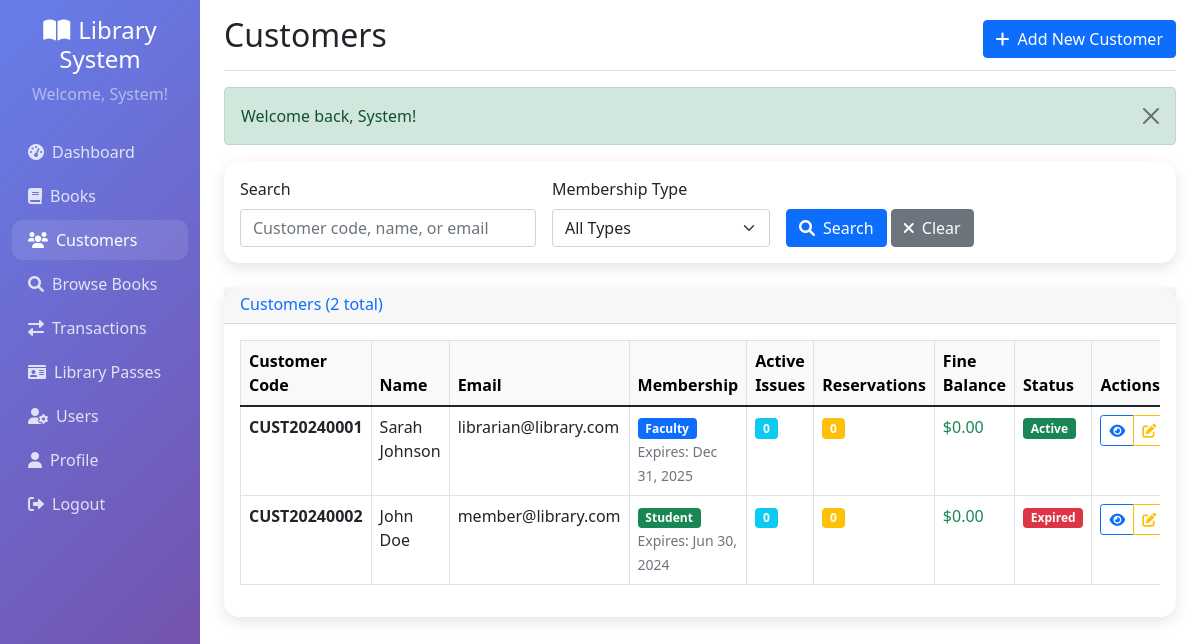
The app's page /customers/index.php (signed in) with its own data.
### tables this page shows
CREATE TABLE customers (
    id INT PRIMARY KEY AUTO_INCREMENT,
    user_id INT,
    customer_code VARCHAR(20) UNIQUE NOT NULL,
    membership_type ENUM('student', 'faculty', 'public') NOT NULL DEFAULT 'public',
    membership_expiry DATE,
    max_books_allowed INT DEFAULT 3,
    fine_balance DECIMAL(10,2) DEFAULT 0.00,
    created_at TIMESTAMP DEFAULT CURRENT_TIMESTAMP,
    updated_at TIMESTAMP DEFAULT CURRENT_TIMESTAMP ON UPDATE CURRENT_TIMESTAMP,
    FOREIGN KEY (user_id) REFERENCES users(id) ON DELETE SET NULL
);

CREATE TABLE users (
    id INT PRIMARY KEY AUTO_INCREMENT,
    username VARCHAR(50) UNIQUE NOT NULL,
    email VARCHAR(100) UNIQUE NOT NULL,
    password VARCHAR(255) NOT NULL,
    role ENUM('admin', 'librarian', 'member') NOT NULL DEFAULT 'member',
    first_name VARCHAR(50) NOT NULL,
    last_name VARCHAR(50) NOT NULL,
    phone VARCHAR(20),
    address TEXT,
    created_at TIMESTAMP DEFAULT CURRENT_TIMESTAMP,
    updated_at TIMESTAMP DEFAULT CURRENT_TIMESTAMP ON UPDATE CURRENT_TIMESTAMP,
    is_active BOOLEAN DEFAULT TRUE
);

### includes/functions.php (called while the page is built, shortened)
<?php
function isAdmin() {
    return isset($_SESSION['role']) && $_SESSION['role'] === 'admin';
}
function getFlashMessage() {
    if (isset($_SESSION['flash'])) {
        $flash = $_SESSION['flash'];
        return $flash;
    }
    return null;
}
function formatDate($date) {
    return date('M d, Y', strtotime($date));
}
?>

### customers/index.php (the view, shortened to what this page needs)
<?php
require_once '../includes/functions.php';
$pdo = getConnection();
$search = isset($_GET['search']) ? sanitizeInput($_GET['search']) : '';
$params = [];
$where_clause = '';
$page = isset($_GET['page']) ? (int)$_GET['page'] : 1;
$per_page = 15;
$offset = ($page - 1) * $per_page;
$count_query = "
    SELECT COUNT(*) as total
    FROM customers c
    LEFT JOIN users u ON c.user_id = u.id
    $where_clause
";
$stmt = $pdo->prepare($count_query);
$stmt->execute($params);
$total_customers = $stmt->fetch()['total'];
$query = "
    SELECT c.*, u.first_name, u.last_name, u.email, u.phone,
           (SELECT COUNT(*) FROM book_issues bi WHERE bi.customer_id = c.id AND bi.status = 'issued') as active_issues,
           (SELECT COUNT(*) FROM reservations r WHERE r.customer_id = c.id AND r.status = 'pending') as active_reservations
    FROM customers c
    LEFT JOIN users u ON c.user_id = u.id
    $where_clause
    ORDER BY c.created_at DESC
    LIMIT $per_page OFFSET $offset
";
$stmt = $pdo->prepare($query);
$stmt->execute($params);
$customers = $stmt->fetchAll();
?>
<!DOCTYPE html>
<html lang="en">
<head>
    <link href="https://cdn.jsdelivr.net/npm/bootstrap@5.1.3/dist/css/bootstrap.min.css" rel="stylesheet">
    <link href="https://cdnjs.cloudflare.com/ajax/libs/font-awesome/6.0.0/css/all.min.css" rel="stylesheet">
</head>
<body>
    <div class="container-fluid">
        <div class="row">
            <nav class="col-md-3 col-lg-2 d-md-block sidebar collapse">
                <div class="position-sticky pt-3">
                    <div class="text-center mb-4">
                        <h4 class="text-white"><i class="fas fa-book-open me-2"></i>Library System</h4>
                        <p class="text-white-50">Welcome, <?php echo $_SESSION['first_name']; ?>!</p>
                    </div>
                    <ul class="nav flex-column">
                        <li class="nav-item">
                            <a class="nav-link" href="../dashboard.php">
                                <i class="fas fa-tachometer-alt me-2"></i>Dashboard
                            </a>
                        </li>
                        <li class="nav-item">
                            <a class="nav-link" href="../books/">
                                <i class="fas fa-book me-2"></i>Books
                            </a>
                        </li>
                        <li class="nav-item">
                            <a class="nav-link active" href="index.php">
                                <i class="fas fa-users me-2"></i>Customers
                            </a>
                        </li>
                        <li class="nav-item">
                            <a class="nav-link" href="../books/browse.php">
                                <i class="fas fa-search me-2"></i>Browse Books
                            </a>
                        </li>
                        <li class="nav-item">
                            <a class="nav-link" href="../transactions/">
                                <i class="fas fa-exchange-alt me-2"></i>Transactions
                            </a>
                        </li>
                        <li class="nav-item">
                            <a class="nav-link" href="../passes/">
                                <i class="fas fa-id-card me-2"></i>Library Passes
                            </a>
                        </li>
                        <?php if (isAdmin()): ?>
                        <li class="nav-item">
                            <a class="nav-link" href="../users/">
                                <i class="fas fa-user-cog me-2"></i>Users
                            </a>
                        </li>
                        <?php endif; ?>
                        <li class="nav-item">
                            <a class="nav-link" href="../profile.php">
                                <i class="fas fa-user me-2"></i>Profile
                            </a>
                        </li>
                        <li class="nav-item">
                            <a class="nav-link" href="../auth/logout.php">
                                <i class="fas fa-sign-out-alt me-2"></i>Logout
                            </a>
                        </li>
                    </ul>
                </div>
            </nav>
            <main class="col-md-9 ms-sm-auto col-lg-10 px-md-4">
                <div class="d-flex justify-content-between flex-wrap flex-md-nowrap align-items-center pt-3 pb-2 mb-3 border-bottom">
                    <h1 class="h2">Customers</h1>
                    <div class="btn-toolbar mb-2 mb-md-0">
                        <a href="add.php" class="btn btn-primary">
                            <i class="fas fa-plus me-2"></i>Add New Customer
                        </a>
                    </div>
                </div>
                <?php
                $flash = getFlashMessage();
                if ($flash):
                ?>
                    <div class="alert alert-<?php echo $flash['type']; ?> alert-dismissible fade show" role="alert">
                        <?php echo $flash['message']; ?>
                        <button type="button" class="btn-close" data-bs-dismiss="alert"></button>
                    </div>
                <?php endif; ?>
                <div class="card mb-4">
                    <div class="card-body">
                        <form method="GET" class="row g-3">
                            <div class="col-md-4">
                                <label for="search" class="form-label">Search</label>
                                <input type="text" class="form-control" id="search" name="search"
                                       value="<?php echo htmlspecialchars($search); ?>"
                                       placeholder="Customer code, name, or email">
                            </div>
                            <div class="col-md-3">
                                <label for="membership_type" class="form-label">Membership Type</label>
                                <select class="form-select" id="membership_type" name="membership_type">
                                    <option value="">All Types</option>
                                </select>
                            </div>
                            <div class="col-md-3">
                                <label class="form-label">&nbsp;</label>
                                <div>
                                    <button type="submit" class="btn btn-primary">
                                        <i class="fas fa-search me-2"></i>Search
                                    </button>
                                    <a href="index.php" class="btn btn-secondary">
                                        <i class="fas fa-times me-2"></i>Clear
                                    </a>
                                </div>
                            </div>
                        </form>
                    </div>
                </div>
                <div class="card">
                    <div class="card-header">
                        <h6 class="m-0 font-weight-bold text-primary">
                            Customers (<?php echo $total_customers; ?> total)
                        </h6>
                    </div>
                    <div class="card-body">
                        <?php if (empty($customers)): ?>
                            <p class="text-muted text-center py-4">No customers found.</p>
                        <?php else: ?>
                            <div class="table-responsive">
                                <table class="table table-bordered table-hover">
                                    <thead class="table-light">
                                        <tr>
                                            <th>Customer Code</th>
                                            <th>Name</th>
                                            <th>Email</th>
                                            <th>Membership</th>
                                            <th>Active Issues</th>
                                            <th>Reservations</th>
                                            <th>Fine Balance</th>
                                            <th>Status</th>
                                            <th>Actions</th>
                                        </tr>
                                    </thead>
                                    <tbody>
                                        <?php foreach ($customers as $customer): ?>
                                            <tr>
                                                <td>
                                                    <strong><?php echo htmlspecialchars($customer['customer_code']); ?></strong>
                                                </td>
                                                <td>
                                                    <?php if ($customer['first_name']): ?>
                                                        <?php echo htmlspecialchars($customer['first_name'] . ' ' . $customer['last_name']); ?>
                                                    <?php else: ?>
                                                        <span class="text-muted">No user account</span>
                                                    <?php endif; ?>
                                                </td>
                                                <td>
                                                    <?php echo $customer['email'] ? htmlspecialchars($customer['email']) : '<span class="text-muted">N/A</span>'; ?>
                                                </td>
                                                <td>
                                                    <span class="badge bg-<?php
                                                        echo $customer['membership_type'] === 'faculty' ? 'primary' :
                                                            ($customer['membership_type'] === 'student' ? 'success' : 'secondary');
                                                    ?>">
                                                        <?php echo ucfirst($customer['membership_type']); ?>
                                                    </span>
                                                    <?php if ($customer['membership_expiry']): ?>
                                                        <br><small class="text-muted">Expires: <?php echo formatDate($customer['membership_expiry']); ?></small>
                                                    <?php endif; ?>
                                                </td>
                                                <td>
                                                    <span class="badge bg-info"><?php echo $customer['active_issues']; ?></span>
                                                </td>
                                                <td>
                                                    <span class="badge bg-warning"><?php echo $customer['active_reservations']; ?></span>
                                                </td>
                                                <td>
                                                    <?php if ($customer['fine_balance'] > 0): ?>
                                                        <span class="text-danger"><?php echo formatCurrency($customer['fine_balance']); ?></span>
                                                    <?php else: ?>
                                                        <span class="text-success">$0.00</span>
                                                    <?php endif; ?>
                                                </td>
                                                <td>
                                                    <?php
                                                    $membership_expired = $customer['membership_expiry'] && $customer['membership_expiry'] < date('Y-m-d');
                                                    if ($membership_expired): ?>
                                                        <span class="badge bg-danger">Expired</span>
                                                    <?php else: ?>
                                                        <span class="badge bg-success">Active</span>
                                                    <?php endif; ?>
                                                </td>
                                                <td>
                                                    <div class="btn-group" role="group">
                                                        <a href="view.php?id=<?php echo $customer['id']; ?>"
                                                           class="btn btn-sm btn-outline-primary" title="View">
                                                            <i class="fas fa-eye"></i>
                                                        </a>
                                                        <a href="edit.php?id=<?php echo $customer['id']; ?>"
                                                           class="btn btn-sm btn-outline-warning" title="Edit">
                                                            <i class="fas fa-edit"></i>
                                                        </a>
                                                    </div>
                                                </td>
                                            </tr>
                                        <?php endforeach; ?>
                                    </tbody>
                                </table>
                            </div>
                        <?php endif; ?>
                    </div>
                </div>
            </main>
        </div>
    </div>
</body>
</html>

### customers/index.php (style rules this page uses)
.sidebar { min-height: 100vh; background: linear-gradient(135deg, #667eea 0%, #764ba2 100%); }
.sidebar .nav-link { color: rgba(255, 255, 255, 0.8); border-radius: 10px; margin: 2px 0; }
.sidebar .nav-link:hover, .sidebar .nav-link.active { color: white; background: rgba(255, 255, 255, 0.1); }
.card { border-radius: 15px; border: none; box-shadow: 0 5px 15px rgba(0, 0, 0, 0.1); }

### records on screen
customers: customer_code "CUST20240001", user.last_name "Sarah Johnson", user.email "librarian@library.com", membership_type "Faculty", membership_expiry "Dec 31, 2025", active_issues "0", active_reservations "0", fine_balance "$0.00", shows "Active"
customers: customer_code "CUST20240002", user.last_name "John Doe", user.email "member@library.com", membership_type "Student", membership_expiry "Jun 30, 2024", active_issues "0", active_reservations "0", fine_balance "$0.00", shows "Expired"

### other values on screen
$_SESSION['first_name'] "System"
$flash['message'] "Welcome back, System!"
$total_customers "2"
